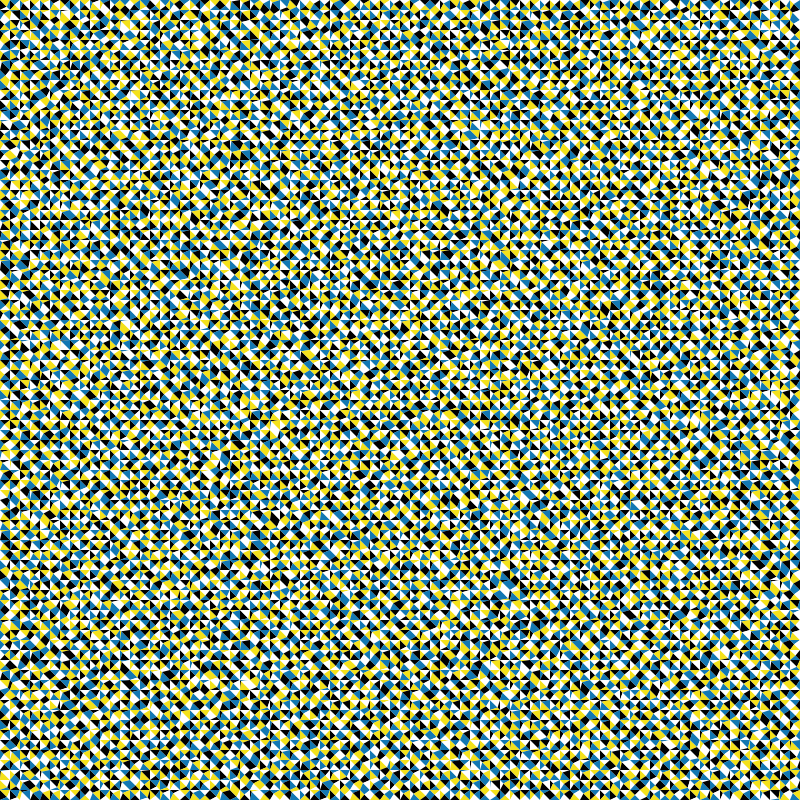
Frame 1 (no input)
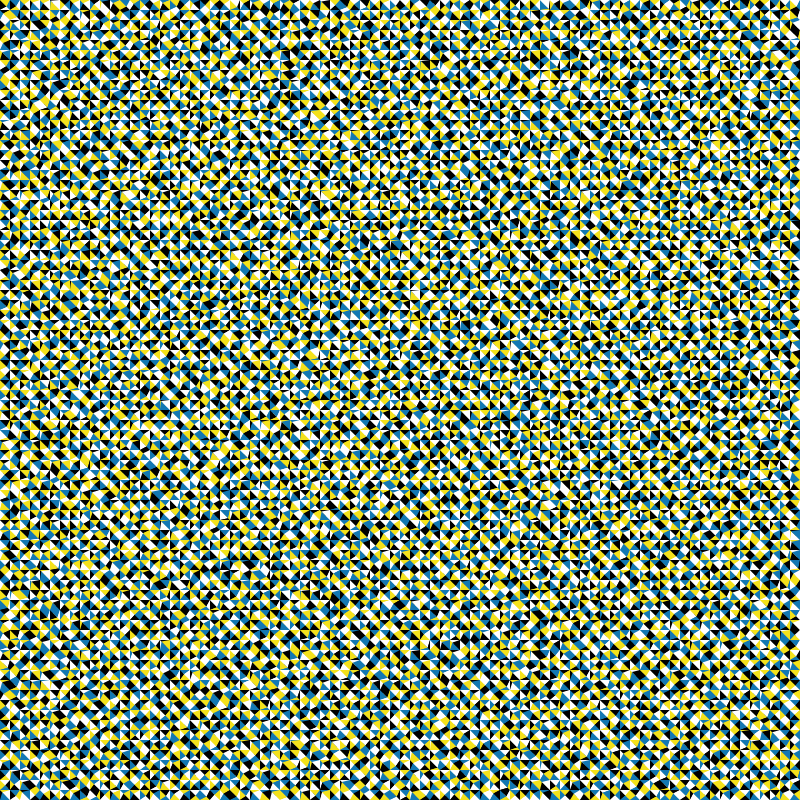
Frame 60 (no input)
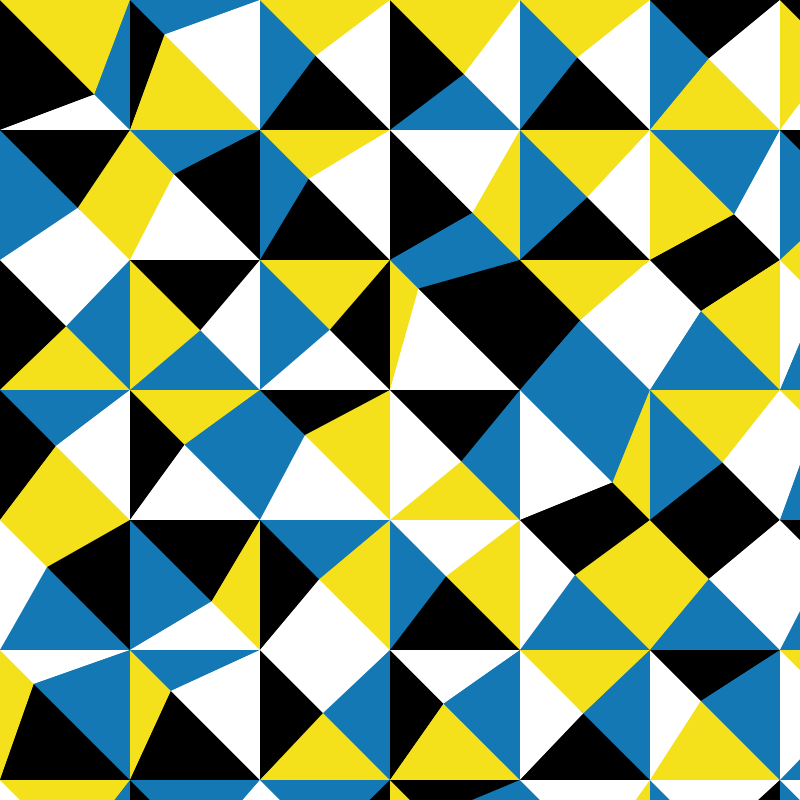
Frame 120 (the mouse pressed at the canvas centre since frame 60)

The p5.js sketch that drew these frames (run headless with seeded random() and noise() and a simulated clock; from frame 60 on, the mouse is pressed at the canvas centre):

// p5.js sketch
// ── sketch.js
// Schule für Gestaltung, Basel
// Creative Coding Workshop
// Yann Graf + Roger Aeschbach
// Can be found online here: https://editor.p5js.org/yanngraf/sketches/MrWW2sPlu

let scl = 115;
let noiseVal;
let counter = 0;
let initializeFrame = 0;
let colorSet = {};
colorSet = ["white","#f4e11b","#1378b3","black"];
let newColorSet = [];
newColorSet[0] = [];
let row ;
let column;

function setup() {
  createCanvas(800, 800);
  background(255);
  noFill();
  noStroke();
}

function draw() {
  column = 1;
  
  for (var x = 0; x < height; x = x+scl) {
    
    if (initializeFrame == 0) {
      newColorSet[column] = [] ;
    }
    row = 1;
    
    for(var y = 0; y < width; y=y+scl){

      if (initializeFrame == 0) {

        newColorSet[column][row] = [] ;

        let newarr = shuffle(colorSet);
        colorSet = newarr;
        newColorSet[column][row] = colorSet;
      }

      noiseVal = noise(x+counter,y);
      noiseVal = map(noiseVal,0,1,0,scl);

      center_x = x+noiseVal;
      center_y = y+noiseVal;

      fill(getColor(column,row,0));
      triangle(x,y,center_x,center_y,x,y+scl);

      fill(getColor(column,row,1));
      triangle(x,y,center_x,center_y,x+scl,y);

      fill(getColor(column,row,2));
      triangle(x,y+scl,center_x,center_y,x+scl,y+scl);

      fill(getColor(column,row,3));
      triangle(x+scl,y,center_x,center_y,x+scl,y+scl);

      counter = counter + 0.0005;
      row++;
    }
   column++;
  }

  if (initializeFrame == 0) {
    initializeFrame = 1;
  }
}


function keyPressed() {
  initializeFrame = 0;
}


function getColor (column, row,id) {
  if (newColorSet[column] == null) {
    newColorSet[column] = [];
  }
  if (newColorSet[column][row] == null) {
    newColorSet[column][row] = shuffle(colorSet)
  }
  return newColorSet[column][row][id];
}

// Maps the position of the mouse to a number between 10 - 100
function mouseMoved() {
  scl = map(mouseX,0,300,10,100);
}

// Function to shuffle the repartition of the colors in the square
function shuffleArray(array) {
  for (let i = array.length - 1; i > 0; i--) {
      const j = Math.floor(Math.random() * (i + 1));
      [array[i], array[j]] = [array[j], array[i]];
  }
}
